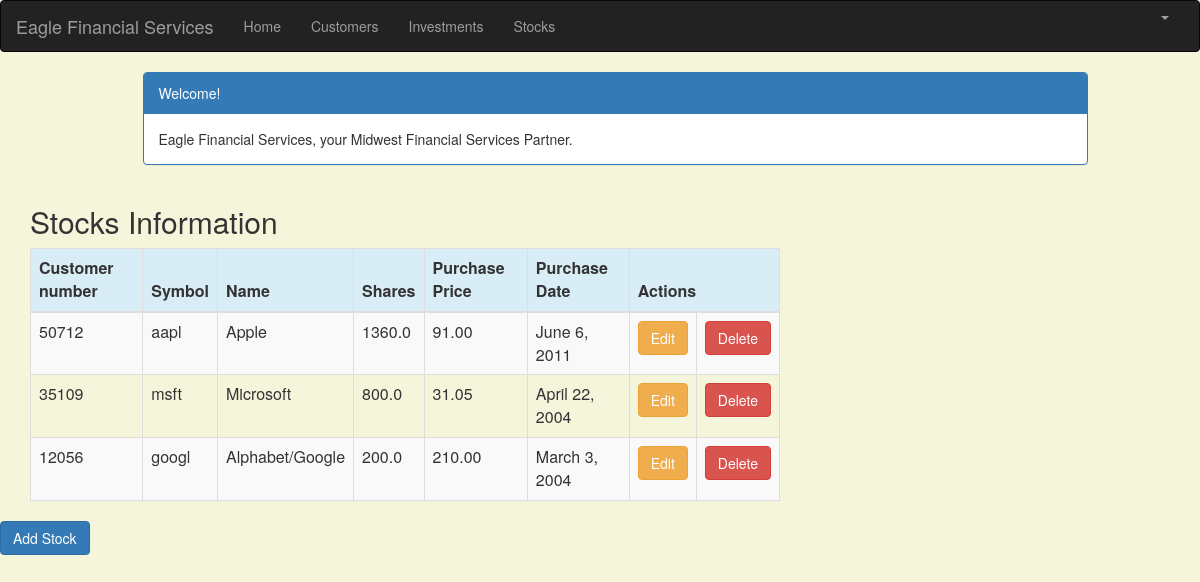
/stock_list (signed in), run on the app's committed database.
### portfolio/models.py (models this page shows, shortened)
class Stock(models.Model):
    customer = models.ForeignKey(Customer, on_delete=models.CASCADE, related_name='stocks')
    symbol = models.CharField(max_length=10)
    name = models.CharField(max_length=50)
    shares = models.DecimalField (max_digits=10, decimal_places=1)
    purchase_price = models.DecimalField(max_digits=10, decimal_places=2)
    purchase_date = models.DateField(default=timezone.now, blank=True, null=True)

class Customer(models.Model):
    name = models.CharField(max_length=50)
    address = models.CharField(max_length=200)
    cust_number = models.IntegerField(blank=False, null=False)
    city = models.CharField(max_length=50)
    state = models.CharField(max_length=50)
    zipcode = models.CharField(max_length=10)
    email = models.EmailField(max_length=200)
    cell_phone = models.CharField(max_length=50)
    created_date = models.DateTimeField(
        default=timezone.now)
    updated_date = models.DateTimeField(auto_now_add=True)
    def __str__(self):
        return str(self.cust_number)

### portfolio/views.py (the view)
# urls.py: path('stock_list', views.stock_list, name='stock_list'),
@login_required
def stock_list(request):
   stocks = Stock.objects.filter(purchase_date__lte=timezone.now())
   return render(request, 'portfolio/stock_list.html', {'stocks': stocks})

### portfolio/templates/portfolio/stock_list.html (shortened to what this page needs)
{% extends 'portfolio/base.html' %}
{% block content %}
    <html>
    <head>
        <link rel="stylesheet" href="https://maxcdn.bootstrapcdn.com/bootstrap/3.3.4/css/bootstrap.min.css">
    </head>
    <body>
    <div class="container">
        <div class="row">
            <div class="col-md-10 col-md-offset-1">
                <div class="panel panel-primary">
                    <div class="panel-heading">Welcome!</div>
                    <div class="panel-body">
                        Eagle Financial Services, your Midwest Financial Services Partner.
                    </div>
                </div>
            </div>
        </div>
    </div>
    <div class="row">
        <h2 style="padding-left: 15Px">Stocks Information</h2>
    </div>
    <div>
        <table class="table table-striped table-bordered table-hover">
            <thead>
            <tr class="bg-info">
                <th>Customer number</th>
                <th>Symbol</th>
                <th>Name</th>
                <th>Shares</th>
                <th>Purchase Price</th>
                <th>Purchase Date</th>
                <th colspan="3">Actions</th>
            </tr>
            </thead>
            <tbody>
            {% for stock in stocks %}
                <tr>
                    <td>{{ stock.customer }}</td>
                    <td>{{ stock.symbol }}</td>
                    <td>{{ stock.name }}</td>
                    <td>{{ stock.shares }}</td>
                    <td>{{ stock.purchase_price }}</td>
                    <td>{{ stock.purchase_date }}</td>
                     <td><a href="{% url 'portfolio:stock_edit' pk=stock.pk %}"
                           class="btn btn-warning">Edit</a></td>
                    <td><a href="{% url 'portfolio:stock_delete' pk=stock.pk %}"
                           onclick="return confirm('Are you sure you want to delete?')"
                           class="btn btn-danger">Delete</a>
                    </td>
                </tr>
            {% endfor %}
            </tbody>
        </table>
     <div class="row">
            <div class="row">
         <a href="{% url 'portfolio:stock_new' %}" class="row"><span
                    class="btn btn-primary">Add Stock</span></a>
     </div>
        </div>
    </div>
    </body>
    </html>
{% endblock %}

### portfolio/templates/portfolio/stock_list.html (style rules this page uses)
body { background-color: beige; }

### data on the page
Stock: customer "50712", symbol "aapl", name "Apple", shares "1360.0", purchase_price "91.00", purchase_date "June 6, 2011"
Stock: customer "35109", symbol "msft", name "Microsoft", shares "800.0", purchase_price "31.05", purchase_date "April 22, 2004"
Stock: customer "12056", symbol "googl", name "Alphabet/Google", shares "200.0", purchase_price "210.00", purchase_date "March 3, 2004"
